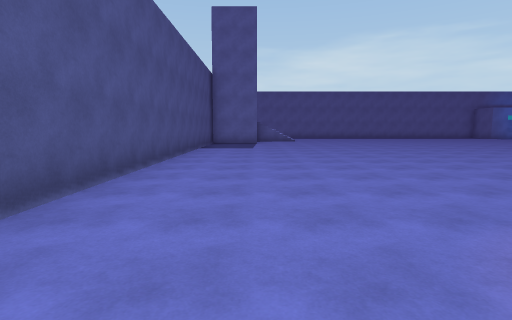
[1] (above)

23 first-person views from a walk through a Unity game level. The camera is 1.4 m above the floor, tilts 6° down and sees 80° across. The floor is counted in squares, 2 m on a side. Each view is taken from the middle of a square. On the plan, view 1 faces up. The plan holds only what a view shows up to about 10 squares ahead; the rest is blank. The player character is not drawn.

[2]
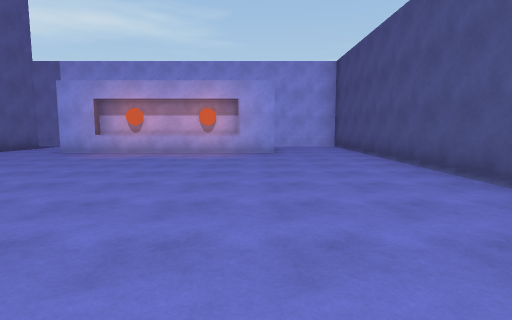

[3]
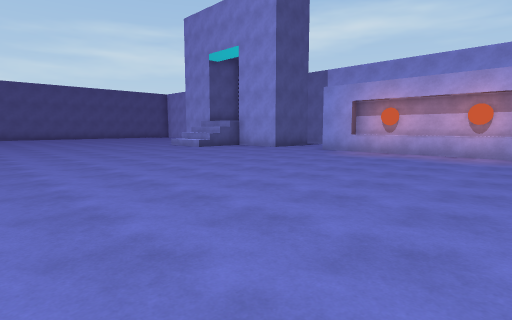

[4]
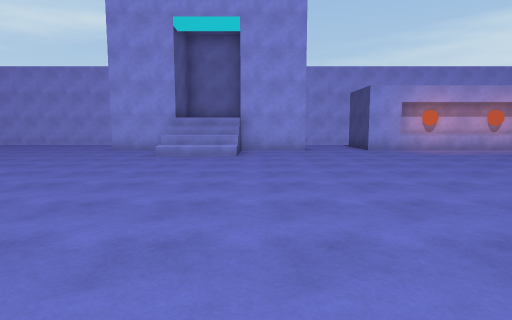

[5]
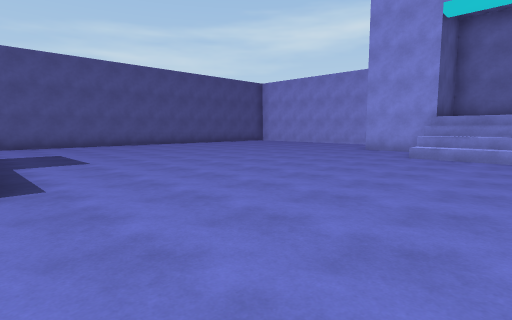

[6]
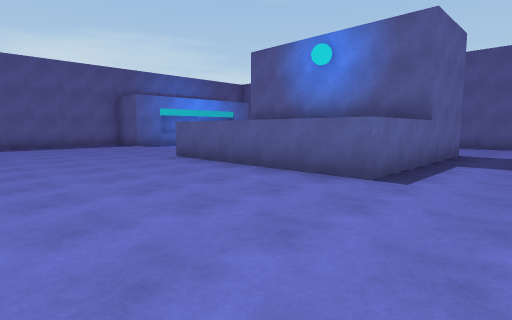

[7]
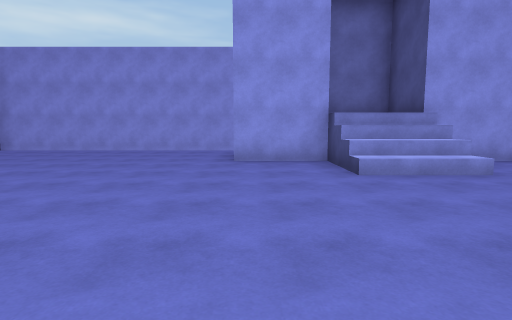

[8]
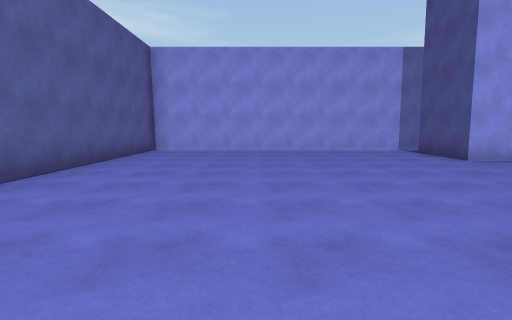

[9]
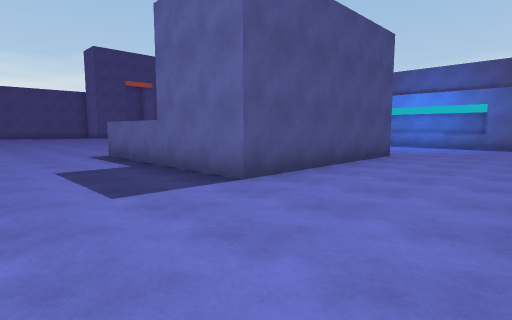

[10]
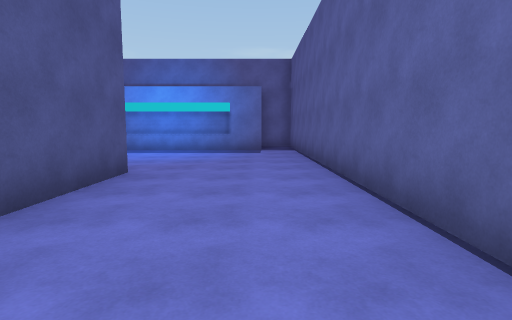

[11]
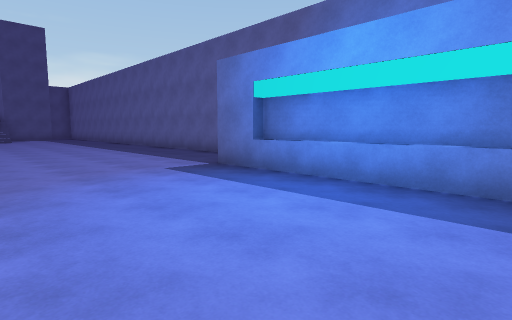

[12]
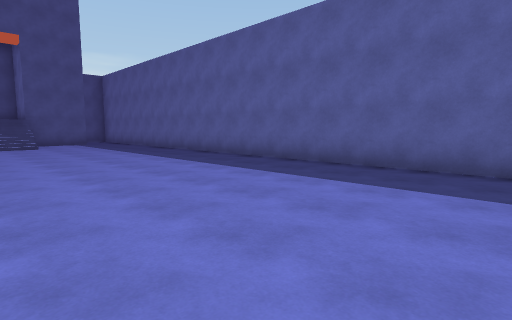

[13]
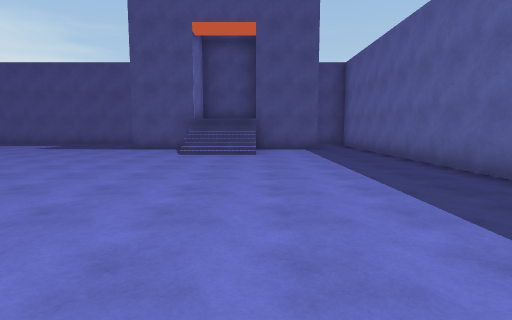

[14]
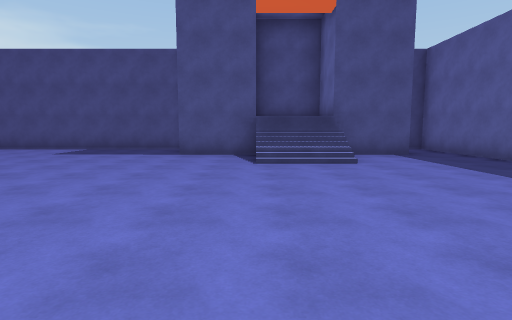

[15]
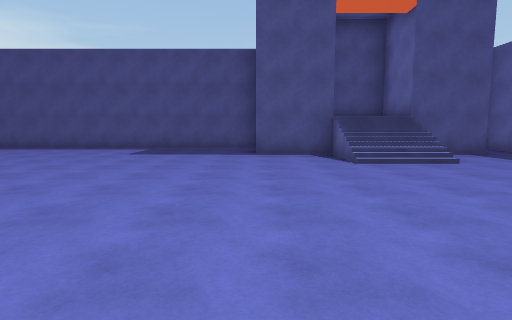

[16]
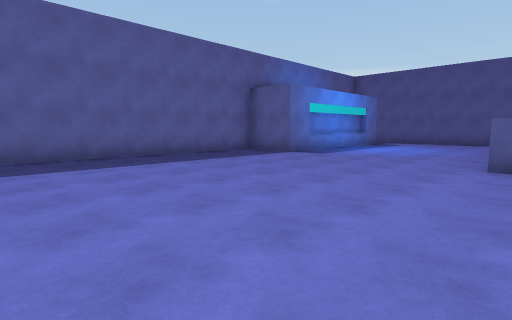

[17]
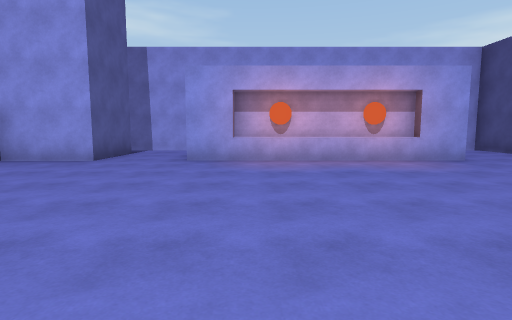

[18]
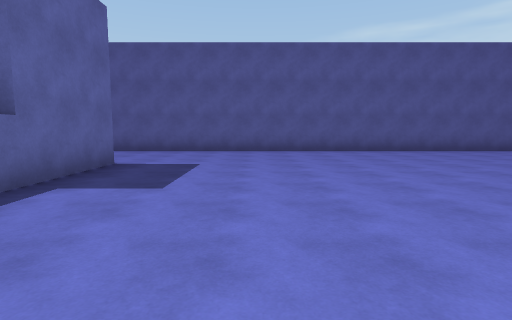

[19]
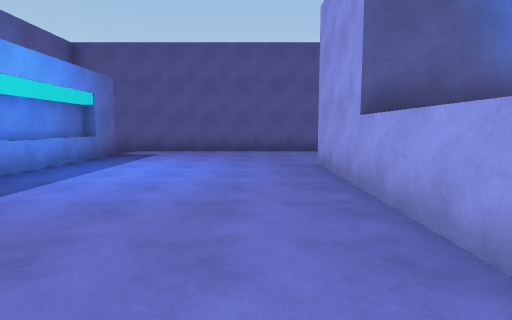

[20]
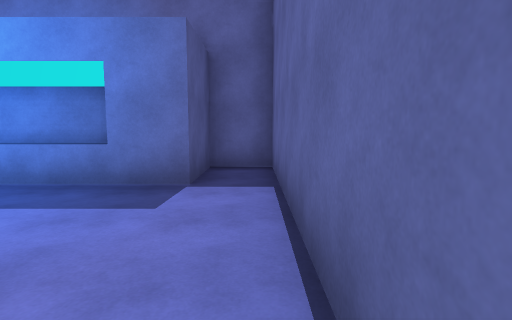

[21]
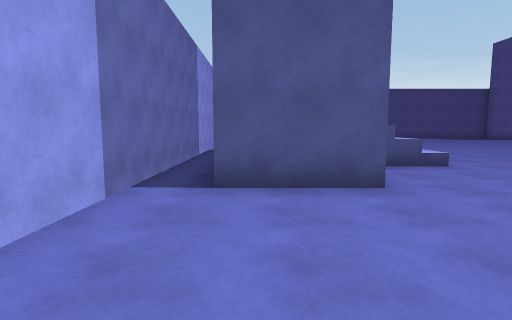

[22]
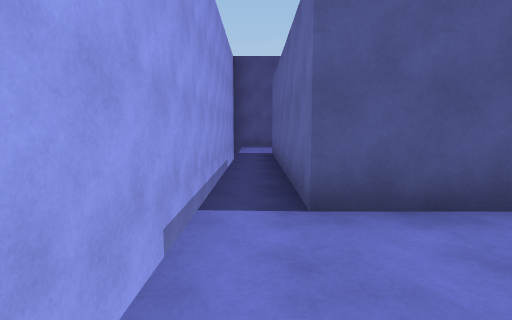

[23]
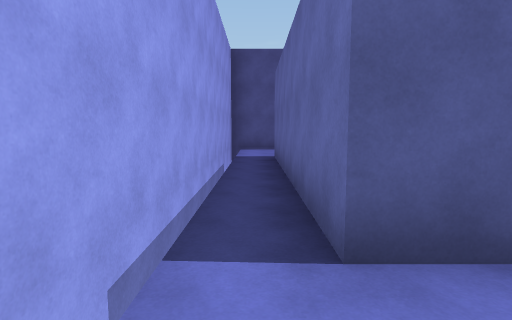

### Floor plan
Key: @ floor where view 1 was taken; # wall or solid block; . floor; / step, stairs or slope; ^ raised ledge; O other object.
Columns run from 2 left of view 1 to 23 right of it. Each row starts with its distance up from view 1.
 22 ###################    ###
 21 #.................#    #.#
 20   #...............######.#
 19   #......................#
 18 ###O/....................#
 17 O   /....................#
 16 ###//....................#
 15 # #......................#
 14 ###.............^^^##^...#
 13 #.........  ....^    #...#
 12 #........   ....^    #...#
 11 #.......    ....^    #...#
 10 #.......... ....^^^##^...#
  9 #........................#
  8 #........................#
  7 #........................#
  6 #........................#
  5 #........................#
  4 #........................#
  3 #........................#
  2 #............  ..........#
  1 #............  ..........#
  0 #.@######..##  ##........#
 -1 #..######..###O #........#
 -2 #........................#
 -3 ##########################

Where each view was taken, in squares from view 1:
view 1: 0 up, 0 right, facing up
view 2: 9 up, 1 right, facing down
view 3: 9 up, 1 right, facing down-right
view 4: 10 up, 10 right, facing down
view 5: 10 up, 10 right, facing down-right
view 6: 8 up, 10 right, facing up-right
view 7: 7 up, 14 right, facing down
view 8: 7 up, 19 right, facing down
view 9: 7 up, 22 right, facing up-left
view 10: 10 up, 21 right, facing up
view 11: 16 up, 20 right, facing up-left
view 12: 16 up, 14 right, facing up-left
view 13: 18 up, 10 right, facing left
view 14: 16 up, 8 right, facing left
view 15: 14 up, 8 right, facing left
view 16: 14 up, 8 right, facing up-right
view 17: 7 up, 5 right, facing down
view 18: 7 up, 13 right, facing right
view 19: 16 up, 13 right, facing right
view 20: 16 up, 22 right, facing up
view 21: 1 down, 18 right, facing left
view 22: 2 down, 9 right, facing left
view 23: 2 down, 8 right, facing left
